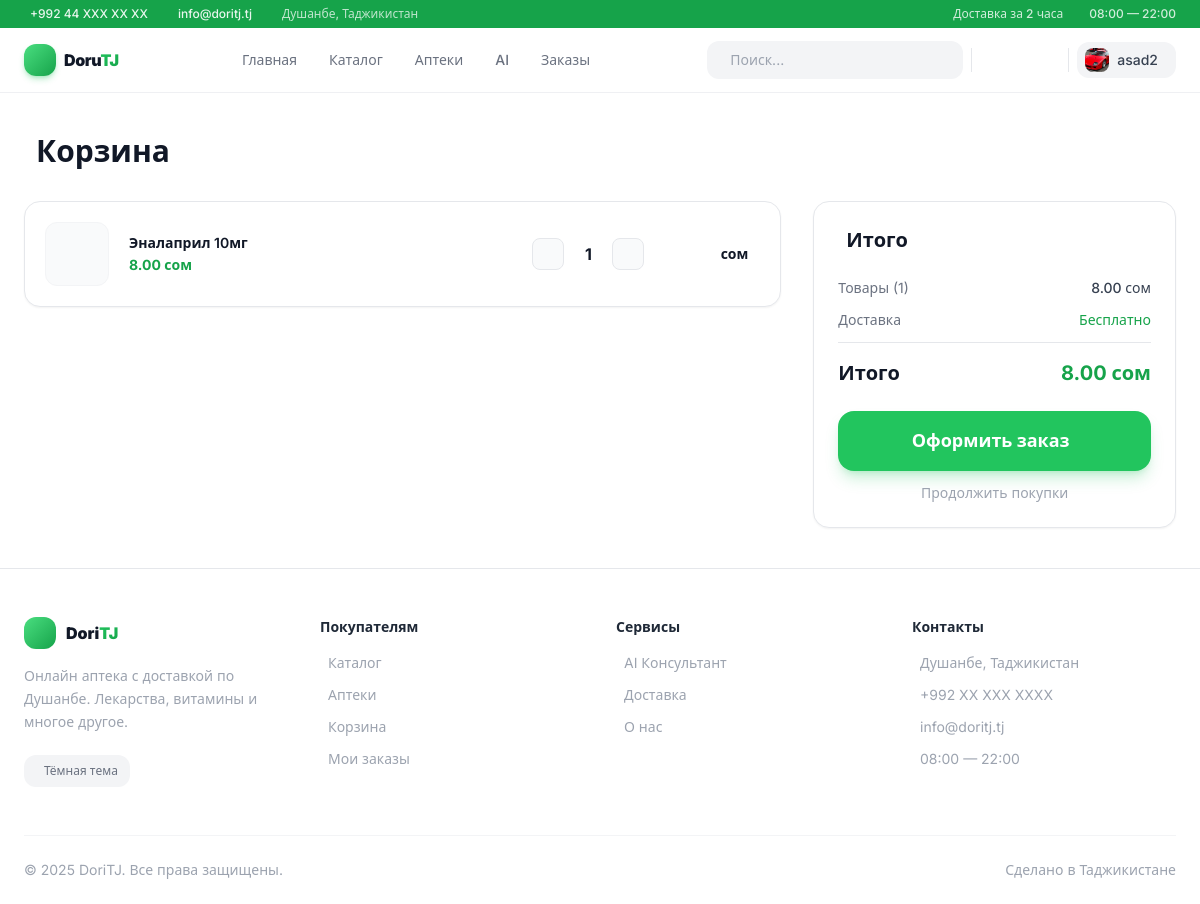
Before: /orders/cart/ (signed in) with the older database file.
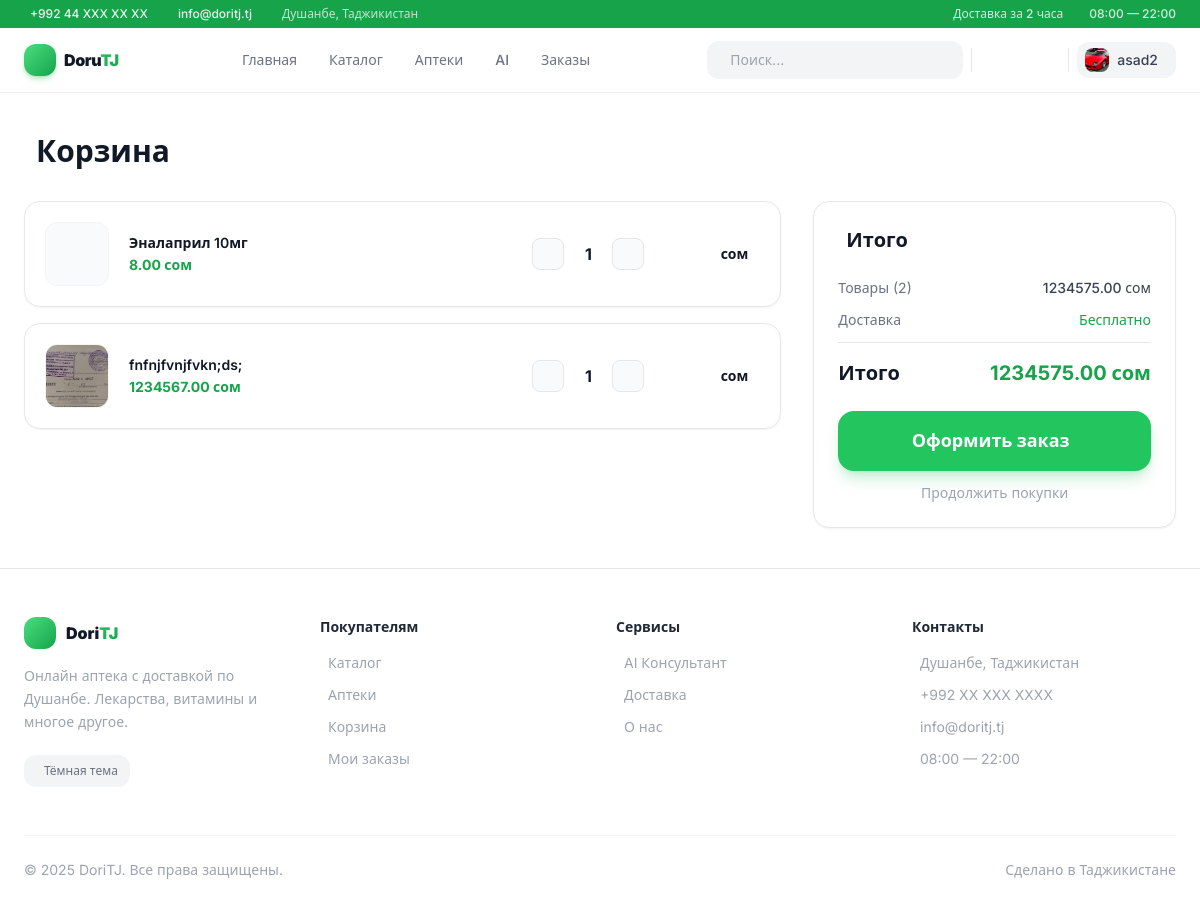
After: the same page with the newer database file.
### orders/models.py (models this page shows)
class CartItem(models.Model):
    cart = models.ForeignKey(Cart, on_delete=models.CASCADE)
    product = models.ForeignKey(Product, on_delete=models.CASCADE)
    quantity = models.PositiveIntegerField(default=1)

### products/models.py (models this page shows, shortened)
class Product(models.Model):
    category = models.ForeignKey(Category, on_delete=models.CASCADE)
    manufacturer = models.ForeignKey(Manufacturer, on_delete=models.SET_NULL, null=True)
    name = models.CharField(max_length=200)
    description = models.TextField(blank=True)
    price = models.DecimalField(max_digits=10, decimal_places=2)
    stock = models.PositiveIntegerField(default=0)
    image = models.ImageField(upload_to='products/', blank=True, null=True)
    is_prescription = models.BooleanField(default=False)
    active_substance = models.CharField(max_length=200, blank=True)
    created_at = models.DateTimeField(auto_now_add=True)
    is_deleted = models.BooleanField(default=False)

### orders/views.py (the view)
# urls.py: path('cart/', views.cart_view, name='cart'),
@login_required
def cart_view(request):
    cart, _ = Cart.objects.get_or_create(user=request.user)
    items = CartItem.objects.filter(cart=cart).select_related('product')
    total = sum(item.product.price * item.quantity for item in items)
    return render(request, 'cart.html', {
        'items': items,
        'total': total
    })

### accounts/backend.py (called while the page is built)
    def get_user(self, user_id):
        try:
            return User.objects.get(pk=user_id)
        except User.DoesNotExist:
            return None

### templates/cart.html (shortened to what the changed rows need)
{% extends 'base.html' %}
{% block content %}
<div class="flex items-center gap-3 mb-6 md:mb-8">
    <h1 class="text-2xl md:text-3xl font-black text-gray-900 dark:text-white">Корзина</h1>
</div>
{% if items %}
<div class="grid md:grid-cols-3 gap-8">
    <div class="md:col-span-2 space-y-4">
        {% for item in items %}
        <div class="bg-white dark:bg-gray-900 rounded-2xl border border-gray-200 dark:border-gray-700/50 p-3 md:p-5 flex flex-wrap md:flex-nowrap items-center gap-3 md:gap-5 shadow-sm">
            <div class="w-12 h-12 md:w-16 md:h-16 rounded-xl bg-gray-50 dark:bg-gray-800 flex items-center justify-center text-3xl flex-shrink-0 overflow-hidden border border-gray-100 dark:border-gray-700">
                {% if item.product.image %}
                    <img src="{{ item.product.image.url }}" class="w-full h-full object-cover">
                {% else %}
                    <i class="ti ti-pill text-gray-300 dark:text-gray-600 text-xl md:text-2xl"></i>
                {% endif %}
            </div>
            <div class="flex-1 min-w-0">
                <h3 class="font-semibold text-gray-900 dark:text-white text-sm truncate">{{ item.product.name }}</h3>
                <p class="text-brand-600 dark:text-brand-400 font-bold text-sm mt-0.5">{{ item.product.price }} сом</p>
            </div>
            <div class="flex items-center gap-2 w-full md:w-auto justify-between md:justify-start">
                <form method="POST" action="/orders/cart/update/{{ item.pk }}/" class="flex items-center gap-2">
                    <button type="submit" name="quantity" value="{{ item.quantity|add:"-1" }}"
                            class="w-8 h-8 rounded-lg border border-gray-200 dark:border-gray-700 text-gray-500 dark:text-gray-400 hover:border-brand-400 dark:hover:border-brand-600 hover:text-brand-600 dark:hover:text-brand-400 transition flex items-center justify-center font-bold bg-gray-50 dark:bg-gray-800">
                    </button>
                    <span class="w-8 text-center font-bold text-gray-900 dark:text-white">{{ item.quantity }}</span>
                    <button type="submit" name="quantity" value="{{ item.quantity|add:"1" }}"
                            class="w-8 h-8 rounded-lg border border-gray-200 dark:border-gray-700 text-gray-500 dark:text-gray-400 hover:border-brand-400 dark:hover:border-brand-600 hover:text-brand-600 dark:hover:text-brand-400 transition flex items-center justify-center font-bold bg-gray-50 dark:bg-gray-800">
                    </button>
                </form>
                <p class="font-bold text-gray-900 dark:text-white md:w-24 text-right text-sm">{{ item.total_price }} сом</p>
            </div>
        </div>
        {% endfor %}
    </div>
    <div class="bg-white dark:bg-gray-900 rounded-2xl border border-gray-200 dark:border-gray-700/50 p-6 h-fit sticky top-24 shadow-sm">
        <h2 class="text-xl font-bold text-gray-900 dark:text-white mb-6 flex items-center gap-2">
            Итого
        </h2>
        <div class="space-y-3">
            <div class="flex justify-between text-gray-500 dark:text-gray-400 text-sm">
                <span>Товары ({{ items|length }})</span>
                <span class="font-medium text-gray-700 dark:text-gray-200">{{ total }} сом</span>
            </div>
            <div class="flex justify-between text-gray-500 dark:text-gray-400 text-sm">
                <span>Доставка</span>
                <span class="text-brand-600 dark:text-brand-400 font-medium">Бесплатно</span>
            </div>
            <div class="border-t border-gray-200 dark:border-gray-700 pt-4 mt-4 flex justify-between font-bold text-xl">
                <span class="text-gray-900 dark:text-white">Итого</span>
                <span class="text-brand-600 dark:text-brand-400">{{ total }} сом</span>
            </div>
        </div>
        <a href="/orders/checkout/"
           class="flex items-center justify-center gap-2 w-full bg-brand-500 hover:bg-brand-600 text-white font-bold py-4 rounded-2xl btn-press transition-all mt-6 text-lg shadow-lg shadow-brand-500/25">
            Оформить заказ
        </a>
        <a href="{% url 'catalog' %}" class="block text-center text-gray-400 dark:text-gray-500 text-sm mt-3 hover:text-brand-500 dark:hover:text-brand-400 transition-colors">
            Продолжить покупки
        </a>
    </div>
</div>
{% endif %}
{% endblock %}

Changed rows visible on the page:
added CartItem: product.image (picture), product.name "fnfnjfvnjfvkn;ds;", product.price "1234567.00", quantity "1"
Other visible differences:
{{ items|length }}: "1" → "2"
{{ total }}: "8.00" → "1234575.00"
